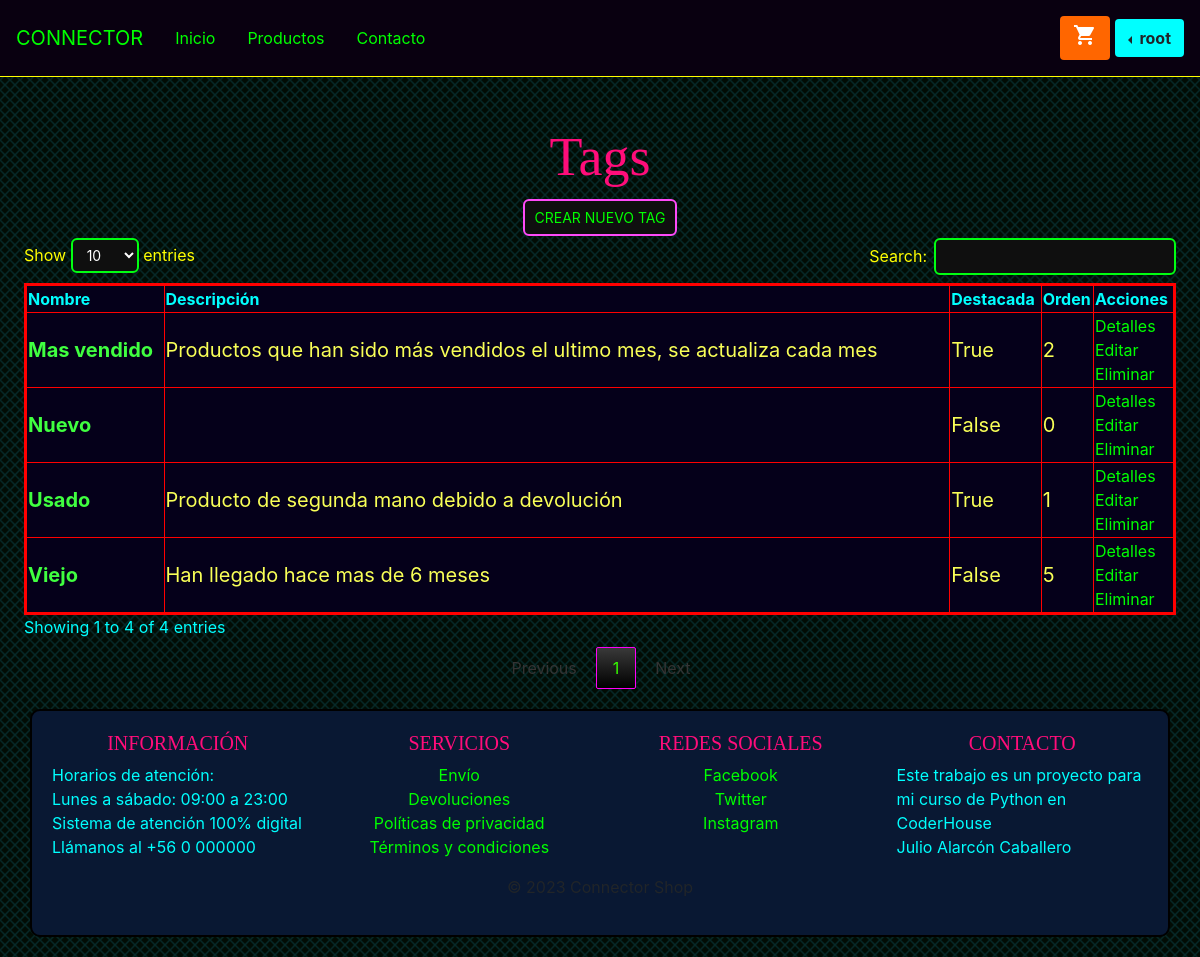
/tag/list/ (signed in), run on the app's committed database.
### connectorshop/models.py (models this page shows, shortened)
class Tag(models.Model):
    name = models.CharField(max_length=50)
    description = models.TextField(blank=True)
    highlighted = models.BooleanField(default=False)
    order = models.IntegerField(default=0)
    created_at = models.DateTimeField(auto_now_add=True)
    updated_at = models.DateTimeField(auto_now=True)

### connectorshop/views.py (the view)
# urls.py: path('tag/list/', views.tag_list, name='tag_list'),
@superuser_required
def tag_list(request):
    template_name = 'tags/tag_list.html'
    tags = Tag.objects.all().order_by('-created_at')
    context = {
        'tags': tags,
        'title': 'Tags'
    }
    return render(request, template_name, context)

### connectorshop/views.py (called while the page is built)
def superuser_required(view_func):
    decorated_view_func = user_passes_test(lambda u: u.is_superuser, login_url='/')(view_func)
    return decorated_view_func

### connectorshop/templates/tags/tag_list.html (shortened to what this page needs)
{% extends 'base.html' %} {% block content %}
<h1>Tags</h1>
<div class="button-center">
	<a class="cyberpunk-button" href="{% url 'tag_new' %}">Crear nuevo Tag</a>
</div>
<div class="container-fluid centered">
	<div class="row px-4">
		<table id="my-table" border="1" style="border: 3px solid red">
			<thead>
				<tr>
					<th class="text-aqua">Nombre</th>
					<th class="text-aqua">Descripción</th>
					<th class="text-aqua">Destacada</th>
					<th class="text-aqua">Orden</th>
					<th class="text-aqua">Acciones</th>
				</tr>
			</thead>
			<tbody id="table-body">
				{% for tag in tags %}
				<tr>
					<td class="text-green text-20 bold">{{ tag.name }}</td>
					<td class="text-20" style="max-width: 800px;">{{ tag.description }}</td>
					<td class="text-20">{{ tag.highlighted }}</td>
					<td class="text-20">{{ tag.order }}</td>
					<td>
						<a href="{% url 'tag_detail' tag.id %}">Detalles</a></br>
						<a href="{% url 'tag_edit' tag.id %}">Editar</a></br>
						<a href="{% url 'tag_delete' tag.id %}" onclick="return confirm('¿Estás seguro que quieres eliminar este tag?');">Eliminar</a>
					</td>
				</tr>
				{% endfor %}
			</tbody>
		</table>
	</div>
</div>
<link rel="stylesheet" type="text/css" href="/media/styles/style_table_list.css" />
{% endblock %}

### connectorshop/templates/base.html (shortened to what this page needs)
<!DOCTYPE html>
<html lang="en">
	<head>
		<link rel="stylesheet" href="https://cdnjs.cloudflare.com/ajax/libs/animate.css/4.1.1/animate.min.css" />
		<link
			rel="stylesheet"
			href="https://stackpath.bootstrapcdn.com/bootstrap/4.4.1/css/bootstrap.min.css"
		/>
		<link rel="stylesheet" href="https://cdn.jsdelivr.net/npm/sweetalert2@10.2.0/dist/sweetalert2.min.css" />
	</head>
	<body>
		<nav class="navbar navbar-expand-lg py-3">
			<a class="navbar-brand text-orange" href="/products">CONNECTOR</a>
			<a class="nav-link" href="/home">Inicio</a>
			<a class="nav-link" href="/products">Productos</a>
			<a class="nav-link" href="#">Contacto</a>
			<div class="dropdown ml-auto dropleft">
				{% if request.user.is_authenticated %}
				<button class="btn background-orange text-white bold"><i class="material-icons">shopping_cart</i></button>
				<button class="btn dropdown-toggle background-cyan bold" type="button" id="dropdownMenuButton" data-bs-toggle="dropdown" aria-expanded="false">
					{{ user.username }}
				</button>
				{% else %}
				<a class="btn btn-primary text-right" href="{% url 'index' %}">Iniciar sesión</a>
				{% endif %}
			</div>
		</nav>
		<br /><br />
		{% block content %} {% endblock %}
	</body>
	<footer class="footer">
		<div class="container" id="footer_container">
			<div class="row">
				<div class="col-md-3">
					<h5 class="text-uppercase">Información</h5>
					<p class="text-aqua">
						Horarios de atención:<br />Lunes a sábado: 09:00 a 23:00<br />
						Sistema de atención 100% digital<br />Llámanos al +56 0 000000
					</p>
				</div>
				<div class="col-md-3">
					<h5 class="text-uppercase">Servicios</h5>
					<ul class="list-unstyled text-center">
						<li><a href="#">Envío</a></li>
						<li><a href="#">Devoluciones</a></li>
						<li><a href="#">Políticas de privacidad</a></li>
						<li><a href="#">Términos y condiciones</a></li>
					</ul>
				</div>
				<div class="col-md-3">
					<h5 class="text-uppercase">Redes sociales</h5>
					<ul class="list-unstyled text-center">
						<li><a href="#">Facebook</a></li>
						<li><a href="#">Twitter</a></li>
						<li><a href="#">Instagram</a></li>
					</ul>
				</div>
				<div class="col-md-3">
					<h5 class="text-uppercase">Contacto</h5>
					<p class="text-aqua">Este trabajo es un proyecto para mi curso de Python en CoderHouse<br />Julio Alarcón Caballero</p>
				</div>
			</div>
			<div class="row">
				<div class="col text-center">
					<p>&copy; 2023 Connector Shop</p>
				</div>
			</div>
		</div>
	</footer>
</html>
<link rel="stylesheet" type="text/css" href="/media/styles/style_base.css" />

### media/styles/style_table_list.css (style rules this page uses)
table { color: #f9ff57; background-color: #05001a; width: 100%; }

### media/styles/style_base.css (style rules this page uses)
h1, h2, h3, h4, h5 { font-family: Georgia, Times, serif; color: rgb(255, 13, 122); text-align: center; }
h1 { font-size: 54px; }
.button-center { display: flex; justify-content: center; align-items: center; height: 5vh; }
.text-20 { font-size: 20px; }
body { background-image: url("/media/images/fondo.png"); }
nav { background-color: #090010; border-bottom: 1px solid yellow; }
a:link { color: #00ff00; }
.text-green { color: rgb(64, 255, 64); }
.text-aqua { color: aqua; }
.text-orange { color: #ff6600; }
.text-white { color: white; }
.background-orange { background-color: #ff6600; }
.background-cyan { background-color: cyan; }
.bold { font-weight: bold; }
li { color: white; }
.container-fluid.centered { display: flex; justify-content: center; align-items: center; }
.cyberpunk-button { background-color: #0f0f0f; color: #ffffff; border: 2px solid #ff4af9; border-radius: 6px; font-size: 14px; padding: 6px 10px; text-transform: uppercase; transition: all 0.3s ease-in-out; }
#footer_container { background-color: #091833; border: 2px solid black; border-radius: 10px; padding: 20px; margin: 20px auto; }

### data on the page
Tag: name "Viejo", description "Han llegado hace mas de 6 meses", highlighted "False", order "5"
Tag: name "Usado", description "Producto de segunda mano debido a devolución", highlighted "True", order "1"
Tag: name "Mas vendido", description "Productos que han sido más vendidos el ultimo mes, se actualiza cada mes", highlighted "True", order "2"
Tag: name "Nuevo", highlighted "False", order "0"

### other printed values
{{ user.username }} "root"
